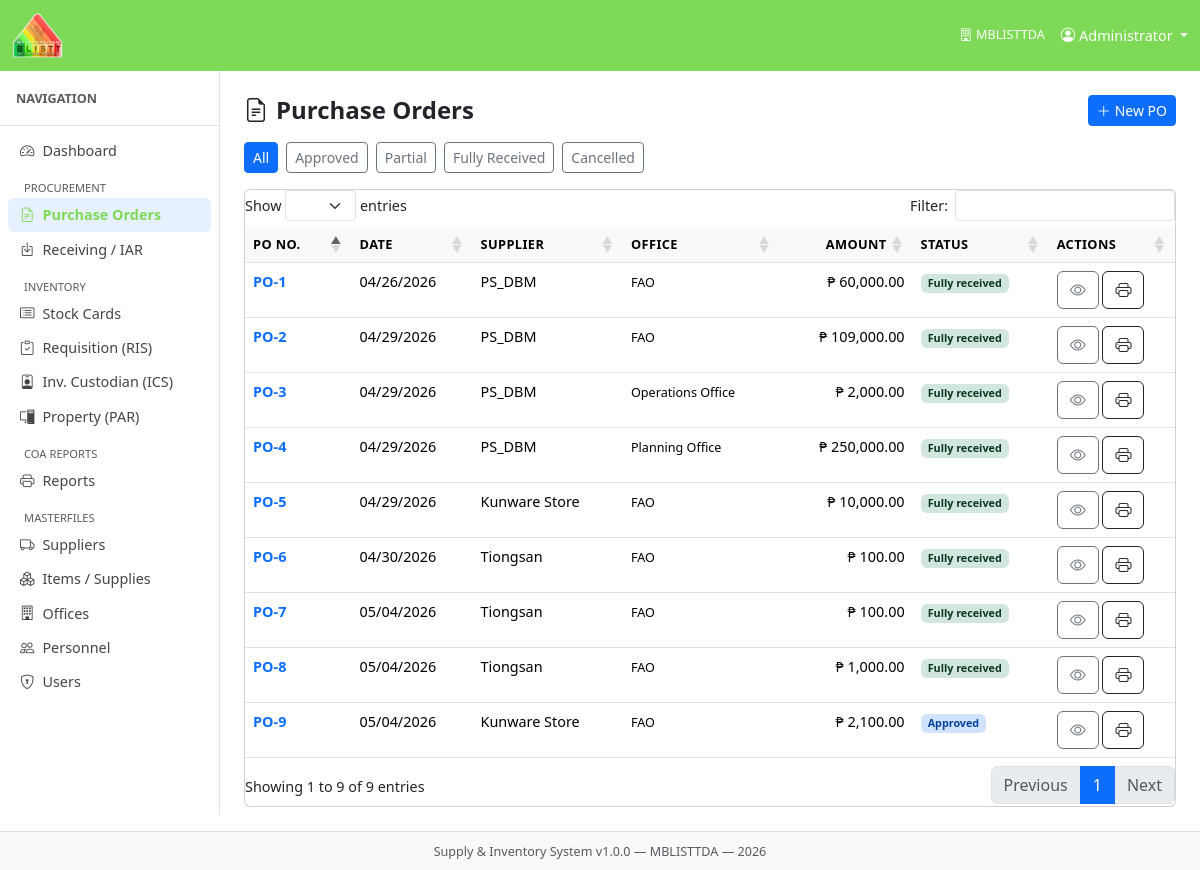
Screenshot of /index.php?mod=purchase_orders&act=index with the database file from the repository.
### tables this page shows
CREATE TABLE `purchase_orders` (
  `po_id` int(10) UNSIGNED NOT NULL,
  `supplier_id` int(10) UNSIGNED NOT NULL,
  `office_id` int(10) UNSIGNED NOT NULL COMMENT 'End-user / requesting office',
  `po_number` varchar(50) NOT NULL,
  `po_date` date NOT NULL,
  `delivery_date` date DEFAULT NULL COMMENT 'Expected delivery date',
  `place_of_delivery` varchar(300) DEFAULT NULL,
  `fund_source` varchar(100) DEFAULT NULL COMMENT 'e.g. GAA, SEF, MOOE, Capital Outlay',
  `mode_of_procurement` varchar(100) DEFAULT NULL COMMENT 'e.g. Shopping, Small Value Procurement',
  `total_amount` decimal(15,2) NOT NULL DEFAULT 0.00,
  `status` enum('draft','approved','partially_received','fully_received','cancelled') NOT NULL DEFAULT 'draft',
  `approved_by` varchar(150) DEFAULT NULL,
  `approved_date` date DEFAULT NULL,
  `cancelled_reason` varchar(300) DEFAULT NULL,
  `remarks` text DEFAULT NULL,
  `created_by` varchar(100) DEFAULT NULL,
  `created_at` timestamp NOT NULL DEFAULT current_timestamp(),
  `updated_at` timestamp NOT NULL DEFAULT current_timestamp() ON UPDATE current_timestamp()
);

CREATE TABLE `suppliers` (
  `supplier_id` int(10) UNSIGNED NOT NULL,
  `supplier_name` varchar(200) NOT NULL,
  `contact_person` varchar(150) DEFAULT NULL,
  `telephone` varchar(50) DEFAULT NULL,
  `mobile` varchar(50) DEFAULT NULL,
  `email` varchar(150) DEFAULT NULL,
  `address` text DEFAULT NULL,
  `tin_no` varchar(20) DEFAULT NULL COMMENT 'Tax Identification Number',
  `philgeps_reg_no` varchar(50) DEFAULT NULL COMMENT 'PhilGEPS registration number',
  `is_active` tinyint(1) NOT NULL DEFAULT 1,
  `created_at` timestamp NOT NULL DEFAULT current_timestamp(),
  `updated_at` timestamp NOT NULL DEFAULT current_timestamp() ON UPDATE current_timestamp()
);

CREATE TABLE `offices` (
  `office_id` int(10) UNSIGNED NOT NULL,
  `office_code` varchar(20) NOT NULL,
  `office_name` varchar(200) NOT NULL,
  `department` varchar(200) DEFAULT NULL,
  `head_of_office` varchar(150) DEFAULT NULL,
  `is_active` tinyint(1) NOT NULL DEFAULT 1,
  `created_at` timestamp NOT NULL DEFAULT current_timestamp()
);

### core/Controller.php (called while the page is built, shortened)
<?php
abstract class Controller {
    protected string $layout = 'main';
    protected function render(string $viewFile, array $data = []): void {
        extract($data);
        $user = Auth::getCurrentUser();
        $viewPath = ROOT_PATH . '/modules/' . $viewFile . '.php';
        $layoutPath = ROOT_PATH . '/views/layouts/' . $this->layout . '.php';
        include $viewPath;
        $pageContent = ob_get_clean();
        include $layoutPath;
    }
    protected function get(string $key, mixed $default = ''): mixed {
        return $_GET[$key] ?? $default;
    }
}

### modules/purchase_orders/PurchaseOrderController.php (called while the page is built, shortened)
<?php
require_once ROOT_PATH . '/models/PurchaseOrderModel.php';
class PurchaseOrderController extends Controller {
    private PurchaseOrderModel $m;
    public function __construct() { $this->m = new PurchaseOrderModel(); }
    public function index(): void {
        $status = $this->get('status', '');
        $pos    = $this->m->getList(1, $status);
        $this->render('purchase_orders/index', compact('pos', 'flash', 'status'));
    }
}

### core/Router.php (called while the page is built, shortened)
<?php
class Router {
    public function dispatch(): void {
        $act = $_GET['act'] ?? 'index';
        $act = preg_replace('/[^a-zA-Z_]/', '', $act);
        $controller = new $class();
        $controller->$act();
    }
}

### index.php (called while the page is built, shortened)
<?php
require_once ROOT_PATH . '/config/database.php';
require_once ROOT_PATH . '/core/Database.php';
require_once ROOT_PATH . '/core/Model.php';
require_once ROOT_PATH . '/core/Controller.php';
require_once ROOT_PATH . '/core/Auth.php';
require_once ROOT_PATH . '/core/Router.php';
$router = new Router();
$router->dispatch();

### core/Database.php (called while the page is built, shortened)
<?php
class Database {
    private static ?Database $instance = null;
    private PDO $pdo;
    private function __construct() {
        $dsn = sprintf('mysql:host=%s;port=%s;dbname=%s;charset=%s',
            DB_HOST, DB_PORT, DB_NAME, DB_CHARSET);
        $options = [
            PDO::ATTR_ERRMODE            => PDO::ERRMODE_EXCEPTION,
            PDO::ATTR_DEFAULT_FETCH_MODE => PDO::FETCH_ASSOC,
            PDO::ATTR_EMULATE_PREPARES   => false,
        ];
        try {
            $this->pdo = new PDO($dsn, DB_USER, DB_PASS, $options);
        } catch (PDOException $e) {
            die('Database connection failed: ' . $e->getMessage());
        }
    }
    public static function getInstance(): Database {
        if (self::$instance === null) {
            self::$instance = new self();
        }
        return self::$instance;
    }
    public function query(string $sql, array $params = []): PDOStatement {
        $stmt = $this->pdo->prepare($sql);
        $stmt->execute($params);
        return $stmt;
    }
    public function fetchAll(string $sql, array $params = []): array {
        return $this->query($sql, $params)->fetchAll();
    }
}

### models/PurchaseOrderModel.php (called while the page is built, shortened)
<?php
class PurchaseOrderModel extends Model {
    public function getList(int $page = 1, string $status = ''): array {
        $where  = $status ? "po.status = ?" : "1=1";
        $params = $status ? [$status]        : [];
        $sql = "SELECT po.*, s.supplier_name, o.office_name
                FROM purchase_orders po
                JOIN suppliers s ON s.supplier_id = po.supplier_id
                JOIN offices   o ON o.office_id   = po.office_id
                WHERE $where
                ORDER BY po.po_date DESC, po.po_id DESC";
        return $this->db->fetchAll($sql, $params);
    }
}

### core/Model.php (called while the page is built, shortened)
<?php
abstract class Model {
    public function __construct() {
        $this->db = Database::getInstance();
    }
}

### core/Auth.php (called while the page is built, shortened)
<?php
class Auth {
    public static function getCurrentUser(): array {
    return [
        'user_id'   => 0,
        'username'  => 'admin',
        'full_name' => 'Administrator',
        'role'      => 'admin',
    ];
}
}

### modules/purchase_orders/index.php (the view, shortened to what this page needs)
<div class="d-flex justify-content-between align-items-center mb-3">
  <h4 class="fw-bold mb-0"><i class="bi bi-file-earmark-text me-2"></i>Purchase Orders</h4>
  <a href="<?= BASE_URL ?>/index.php?mod=purchase_orders&act=create" class="btn btn-primary btn-sm">
    <i class="bi bi-plus-lg me-1"></i>New PO</a>
</div>
<div class="mb-3 d-flex gap-2 flex-wrap">
  <?php foreach ([''=>'All','approved'=>'Approved','partially_received'=>'Partial','fully_received'=>'Fully Received','cancelled'=>'Cancelled'] as $v=>$l): ?>
    <a href="<?= BASE_URL ?>/index.php?mod=purchase_orders&act=index&status=<?= $v ?>"
       class="btn btn-sm <?= $status===$v?'btn-primary':'btn-outline-secondary' ?>"><?= $l ?></a>
  <?php endforeach; ?>
</div>
<div class="card"><div class="card-body p-0">
  <table class="table datatable mb-0">
    <thead><tr><th>PO No.</th><th>Date</th><th>Supplier</th><th>Office</th>
      <th class="text-end">Amount</th><th>Status</th><th>Actions</th></tr></thead>
    <tbody>
    <?php foreach ($pos as $r): ?>
      <tr>
        <td><a href="<?= BASE_URL ?>/index.php?mod=purchase_orders&act=view&id=<?= $r['po_id'] ?>"
               class="fw-semibold text-decoration-none"><?= htmlspecialchars($r['po_number']) ?></a></td>
        <td><?= date('m/d/Y', strtotime($r['po_date'])) ?></td>
        <td><?= htmlspecialchars($r['supplier_name']) ?></td>
        <td><small><?= htmlspecialchars($r['office_name']) ?></small></td>
        <td class="text-end">&#8369; <?= number_format((float)$r['total_amount'], 2) ?></td>
        <td><span class="badge status-<?= $r['status'] ?>"><?= str_replace('_',' ',ucfirst($r['status'])) ?></span></td>
        <td>
          <a href="<?= BASE_URL ?>/index.php?mod=purchase_orders&act=view&id=<?= $r['po_id'] ?>"
             class="btn btn-xs btn-outline-secondary"><i class="bi bi-eye"></i></a>
          <a href="<?= BASE_URL ?>/index.php?mod=purchase_orders&act=print&id=<?= $r['po_id'] ?>"
             target="_blank" class="btn btn-xs btn-outline-dark"><i class="bi bi-printer"></i></a>
        </td>
      </tr>
    <?php endforeach; ?>
    </tbody>
  </table>
</div></div>

### views/layouts/main.php (shortened to what this page needs)
?><!DOCTYPE html>
<html lang="en">
<head>
<link rel="stylesheet" href="https://cdnjs.cloudflare.com/ajax/libs/bootstrap/5.3.3/css/bootstrap.min.css">
<link rel="stylesheet" href="https://cdnjs.cloudflare.com/ajax/libs/bootstrap-icons/1.11.3/font/bootstrap-icons.min.css">
<link rel="stylesheet" href="https://cdn.datatables.net/1.13.8/css/dataTables.bootstrap5.min.css">
<link rel="stylesheet" href="<?= BASE_URL ?>/assets/css/app.css">
</head>
<body>
<?php include ROOT_PATH . '/views/partials/navbar.php'; ?>
<div class="wrapper d-flex">
  <?php include ROOT_PATH . '/views/partials/sidebar.php'; ?>
  <main class="main-content flex-grow-1 p-4">
    <?= $pageContent ?>
  </main>
</div>
<?php include ROOT_PATH . '/views/partials/footer.php'; ?>
</body>
</html>

### views/partials/navbar.php (shortened to what this page needs)
<nav class="navbar navbar-expand-lg navbar-dark  top-navbar"
  style="background-color: #7ed957;">
  <div class="container-fluid">
    <a class="navbar-brand fw-bold" href="<?= BASE_URL ?>/index.php?mod=dashboard&act=index">
      <img src="<?= BASE_URL ?>/assets/img/MBLISTTDA_MainLogo.png"
     alt="Logo"
     style="height:45px; width:auto; object-fit:contain;">
    </a>
    <div class="ms-auto d-flex align-items-center gap-3">
      <span class="text-white small"><i class="bi bi-building me-1"></i><?= APP_AGENCY ?></span>
      <div class="dropdown">
        <a href="#" class="dropdown-toggle text-white text-decoration-none" data-bs-toggle="dropdown">
          <i class="bi bi-person-circle me-1"></i><?= htmlspecialchars($user['full_name'] ?? '') ?>
        </a>
      </div>
    </div>
  </div>
</nav>

### views/partials/sidebar.php
<?php
$mod = $_GET['mod'] ?? 'dashboard';
function navItem(string $label, string $icon, string $m, string $current): string {
    $active = $m === $current ? 'active' : '';
    return "<li class=\"nav-item\">
      <a class=\"nav-link $active\" href=\"" . BASE_URL . "/index.php?mod=$m&act=index\">
        <i class=\"bi bi-$icon me-2\"></i>$label</a></li>";
}
?>
<aside class="sidebar bg-white border-end" style="min-width:220px">
  <div class="py-3 px-3 border-bottom">
    <small class="text-muted text-uppercase fw-bold">Navigation</small>
  </div>
  <ul class="nav flex-column p-2">
    <?= navItem('Dashboard', 'speedometer2', 'dashboard', $mod) ?>
    <li class="nav-item mt-2">
      <small class="px-3 text-muted text-uppercase" style="font-size:.7rem">Procurement</small>
    </li>
    <?= navItem('Purchase Orders', 'file-earmark-text', 'purchase_orders', $mod) ?>
    <?= navItem('Receiving / IAR', 'box-arrow-in-down', 'receiving', $mod) ?>
    <li class="nav-item mt-2">
      <small class="px-3 text-muted text-uppercase" style="font-size:.7rem">Inventory</small>
    </li>
    <?= navItem('Stock Cards', 'card-list', 'stock_cards', $mod) ?>
    <?= navItem('Requisition (RIS)', 'clipboard-check', 'ris', $mod) ?>
    <?= navItem('Inv. Custodian (ICS)', 'person-badge', 'ics', $mod) ?>
    <?= navItem('Property (PAR)', 'pc-display', 'par', $mod) ?>
    <li class="nav-item mt-2">
      <small class="px-3 text-muted text-uppercase" style="font-size:.7rem">COA Reports</small>
    </li>
    <?= navItem('Reports', 'printer', 'reports', $mod) ?>
    <li class="nav-item mt-2">
      <small class="px-3 text-muted text-uppercase" style="font-size:.7rem">Masterfiles</small>
    </li>
    <?= navItem('Suppliers', 'truck', 'suppliers', $mod) ?>
    <?= navItem('Items / Supplies', 'boxes', 'items', $mod) ?>
    <?= navItem('Offices', 'building', 'offices', $mod) ?>
    <?= navItem('Personnel', 'people', 'personnel', $mod) ?>
    <?php if (($user['role'] ?? '') === 'admin'): ?>
    <?= navItem('Users', 'shield-lock', 'users', $mod) ?>
    <?php endif; ?>
  </ul>
</aside>

### views/partials/footer.php
<footer class="footer bg-light border-top text-center py-2 mt-auto">
  <small class="text-muted"><?= APP_NAME ?> v<?= APP_VERSION ?> &mdash; <?= APP_AGENCY ?> &mdash; <?= date('Y') ?></small>
</footer>

### assets/css/app.css (style rules this page uses)
:root { --sidebar-w: 220px; }
body { font-size: .9rem; }
.top-navbar { z-index: 1030; }
.wrapper { min-height: calc(100vh - 56px - 38px); }
.sidebar { position: sticky; top: 56px; height: calc(100vh - 56px); overflow-y: auto; }
.sidebar .nav-link { color: #444; border-radius: .375rem; padding: .4rem .75rem; }
.sidebar .nav-link.active { background: #e7f0ff; color: #7ed957; font-weight: 600; }
.main-content { min-height: calc(100vh - 94px); }
.table th { font-size: .8rem; text-transform: uppercase; letter-spacing: .03em; background: #f8f9fa; white-space: nowrap; }
.status-approved { background:#cfe2ff; color:#084298; }
.status-fully_received { background:#d1e7dd; color:#0a3622; }

### rows the page displays
purchase_orders: po_number "PO-9", po_date "05/04/2026", supplier.supplier_name "Kunware Store", office.office_name "FAO", total_amount "2,100.00", status "Approved"
purchase_orders: po_number "PO-8", po_date "05/04/2026", supplier.supplier_name "Tiongsan", office.office_name "FAO", total_amount "1,000.00", status "Fully received"
purchase_orders: po_number "PO-7", po_date "05/04/2026", supplier.supplier_name "Tiongsan", office.office_name "FAO", total_amount "100.00", status "Fully received"
purchase_orders: po_number "PO-6", po_date "04/30/2026", supplier.supplier_name "Tiongsan", office.office_name "FAO", total_amount "100.00", status "Fully received"
purchase_orders: po_number "PO-5", po_date "04/29/2026", supplier.supplier_name "Kunware Store", office.office_name "FAO", total_amount "10,000.00", status "Fully received"
purchase_orders: po_number "PO-4", po_date "04/29/2026", supplier.supplier_name "PS_DBM", office.office_name "Planning Office", total_amount "250,000.00", status "Fully received"
purchase_orders: po_number "PO-3", po_date "04/29/2026", supplier.supplier_name "PS_DBM", office.office_name "Operations Office", total_amount "2,000.00", status "Fully received"
purchase_orders: po_number "PO-2", po_date "04/29/2026", supplier.supplier_name "PS_DBM", office.office_name "FAO", total_amount "109,000.00", status "Fully received"
purchase_orders: po_number "PO-1", po_date "04/26/2026", supplier.supplier_name "PS_DBM", office.office_name "FAO", total_amount "60,000.00", status "Fully received"

### other values shown
APP_AGENCY "MBLISTTDA"
$user['full_name'] "Administrator"
$label "Dashboard Purchase Orders Receiving / IAR Stock Cards Requisition (RIS) Inv. Custodian (ICS) Property (PAR) Reports Suppliers Items / Supplies Offices Personnel Users"
$l "All"
$l "Approved"
$l "Partial"
$l "Fully Received"
$l "Cancelled"
APP_NAME "Supply & Inventory System"
APP_VERSION "1.0.0"
